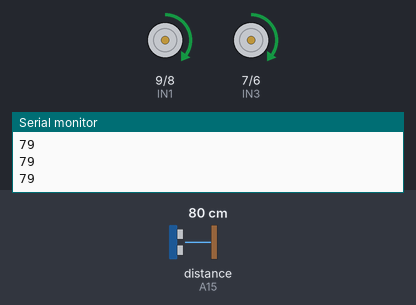
Simulated run of this sketch. Board: Arduino Mega 2560, built with avr-gcc and run on an emulated ATmega2560. On the bench: motor-driver pin pairs drawn as motors (green arrow = first pin HIGH = forward, orange = second pin HIGH = backward, longer = more drive, scaled by the enable pin), the last lines printed to the serial monitor. Wiring (inferred from the names in the program): ultrasonic range finder: trigger A14; echo A15. The test bench sets the inputs (shaded band); at power-on: distance to the obstacle (sensor on A15) 80 cm. The echo pulse lasts 58.3 µs per cm.

Above: at 1.2 s.
1.3 s: distance to the obstacle (sensor on A15) set to 33 cm
2.8 s: distance to the obstacle (sensor on A15) set to 27 cm
At 3.6 s:
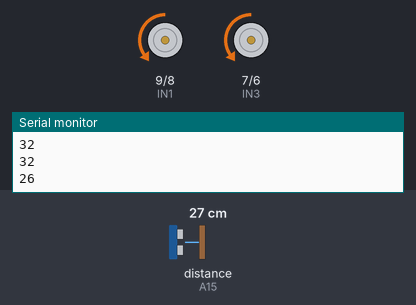
At 4.2 s:
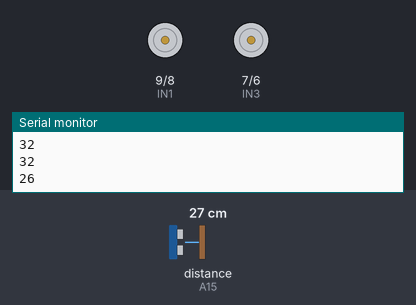
5.8 s: distance to the obstacle (sensor on A15) set to 35 cm
8.8 s: distance to the obstacle (sensor on A15) set to 2 cm
At 10.7 s:
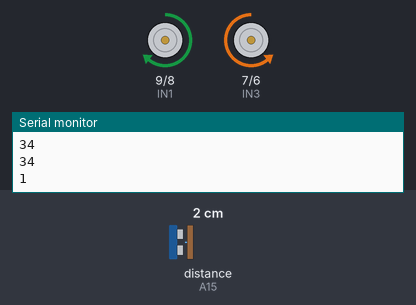
Timing chart, 0 to 12.8 s (numbered marks = the images above; inputs shaded):
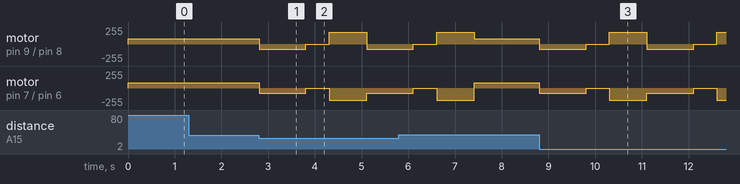

The sketch:

obstcle_av.ino
```cpp
/*
  Obstacle Avoidance Robot
  ------------------------
  Uses an ultrasonic sensor (HC-SR04) to detect obstacles
  and controls two DC motors via L298 motor driver.

  Author: Isra
  Date: 21 Jan, 2026
*/

#define ENA 10      // Motor A speed control
#define IN1 9       // Motor A direction
#define IN2 8
#define IN3 7       // Motor B direction
#define IN4 6
#define ENB 5       // Motor B speed control

#define TRIG_PIN A14
#define ECHO_PIN A15

int duration;
int distance;
const int SAFE_DISTANCE = 30; // cm

void setup() {
  Serial.begin(9600);

  // Motor pins
  pinMode(IN1, OUTPUT);
  pinMode(IN2, OUTPUT);
  pinMode(IN3, OUTPUT);
  pinMode(IN4, OUTPUT);

  // Ultrasonic sensor pins
  pinMode(TRIG_PIN, OUTPUT);
  pinMode(ECHO_PIN, INPUT);
}

void loop() {
  distance = measureDistance();
  Serial.println(distance);

  if (distance < SAFE_DISTANCE) {
    avoidObstacle();
  } else {
    moveForward();
  }
}

// ---------------- FUNCTIONS ---------------- //

int measureDistance() {
  digitalWrite(TRIG_PIN, LOW);
  delayMicroseconds(2);
  digitalWrite(TRIG_PIN, HIGH);
  delayMicroseconds(10);
  digitalWrite(TRIG_PIN, LOW);

  duration = pulseIn(ECHO_PIN, HIGH);
  return duration / 58.2; // Convert to cm
}

void moveForward() {
  digitalWrite(IN1, HIGH);
  digitalWrite(IN2, LOW);
  analogWrite(ENA, 80);

  digitalWrite(IN3, HIGH);
  digitalWrite(IN4, LOW);
  analogWrite(ENB, 80);
}

void avoidObstacle() {
  // Move backward
  digitalWrite(IN1, LOW);
  digitalWrite(IN2, HIGH);
  digitalWrite(IN3, LOW);
  digitalWrite(IN4, HIGH);
  analogWrite(ENA, 80);
  analogWrite(ENB, 80);
  delay(1000);

  // Stop
  analogWrite(ENA, 0);
  analogWrite(ENB, 0);
  delay(500);

  // Turn right
  digitalWrite(IN1, HIGH);
  digitalWrite(IN2, LOW);
  digitalWrite(IN3, LOW);
  digitalWrite(IN4, HIGH);
  analogWrite(ENA, 180);
  analogWrite(ENB, 180);
  delay(800);
}
```

Measured:
- the behaviour switches between 31 and 30 cm on distance to the obstacle (sensor on A15) (found by bisection; images 0 and 1)
- after the input at 2.8 s, motor on pin 9 (IN1) / pin 8 (IN2): forward 80/255 → backward 80/255 at once, → stopped 1.0 s later, → forward 180/255 0.50 s later, → backward 80/255 0.80 s later; motor on pin 7 (IN3) / pin 6 (IN4): forward 80/255 → backward 80/255 at once, → stopped 1.0 s later, → backward 180/255 0.50 s later, → backward 80/255 0.80 s later
